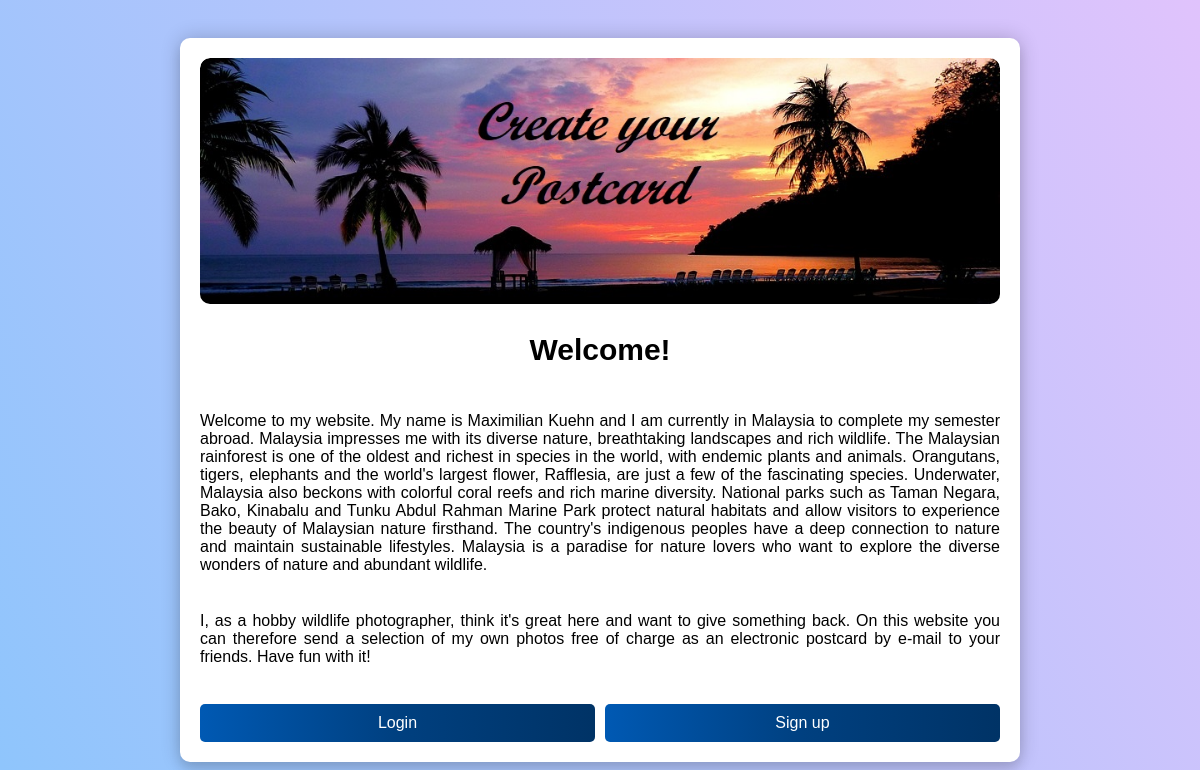
The page / on the database its author committed.
### Home/models.py (models this page shows, shortened)
class Paragraph(models.Model):
    content = models.TextField()

### Home/views.py (the view)
# urls.py: path('',homeaction,name='home'),
def homeaction(request):
    paragraphs = Paragraph.objects.all()
    context = {'paragraphs': paragraphs}
    return render(request,'Home.html', context)

### templates/Home.html (shortened to what this page needs)
{% load static %}
<!DOCTYPE html>
<html>
<head>
  <link rel="stylesheet" type="text/css" href="{% static 'Css/Home.css' %}">
</head>
<body>
  <main>
    <div class="container">
      <header>
        <img src="{% static 'images/paradise_image_test.jpg' %}" alt="Header-Foto">
      </header>
      <h2>Welcome!</h2>
        {% for paragraph in paragraphs %}
          <p class="project-description">{{ paragraph.content}}<br></p>
        {% endfor %}
      <div class="buttons">
        <a href="{% url 'login' %}" class="button">Login</a>
        <a href="{% url 'signup' %}" class="button">Sign up</a>
      </div>
    </div>
  </main>
</body>
</html>

### static/Css/Home.css (style rules this page uses)
body { margin: 0; padding: 0; display: flex; justify-content: center; align-items: center; height: 100vh; background-image: linear-gradient(62deg, #8EC5FC 0%, #E0C3FC 100%); font-family: Arial, sans-serif; }
.container { width: 800px; background-color: #fff; padding: 20px; border-radius: 10px; box-shadow: 0 0 20px rgba(0, 0, 0, 0.2), 0 8px 12px rgba(0, 0, 0, 0.1); }
h2 { text-align: center; font-size: 30px; font-weight: bold; }
.project-description { margin-bottom: 20px; text-align: justify; position: relative; }
.project-description:after { content: ""; display: inline-block; width: 100%; }
.buttons { display: flex; justify-content: center; }
.button { padding: 10px 20px; background: -webkit-linear-gradient(right, #003366, #004080, #0059b3); background: linear-gradient(to left, #003366, #004080, #0059b3); color: #fff; border: none; border-radius: 5px; cursor: pointer; width: 100%; margin-right: 10px; text-align: center; text-decoration: none; transition: background-color 0.3s; }
.button:last-child { margin-right: 0; }
header { text-align: center; border-radius: 10px; overflow: hidden; }
header img { max-width: 100%; height: auto; border-radius: 10px; }

### rows shown on the page
Paragraph: content "Welcome to my website. My name is Maximilian Kuehn and I am currently in Malaysia to complete my semester abroad. Malaysia impresses me with its diverse nature, breathtaking landscapes and rich wildlife. The Malaysian rainforest is one of the oldest and richest in species in the world, with endemic plants and animals. Orangutans, tigers, elephants and the world's largest flower, Rafflesia, are just a few of the fascinating species. Underwater, Malaysia also beckons with colorful coral reefs and rich marine diversity. National parks such as Taman Negara, Bako, Kinabalu and Tunku Abdul Rahman Marine Park protect natural habitats and allow visitors to experience the beauty of Malaysian nature…"
Paragraph: content "I, as a hobby wildlife photographer, think it's great here and want to give something back. On this website you can therefore send a selection of my own photos free of charge as an electronic postcard by e-mail to your friends. Have fun with it!"
